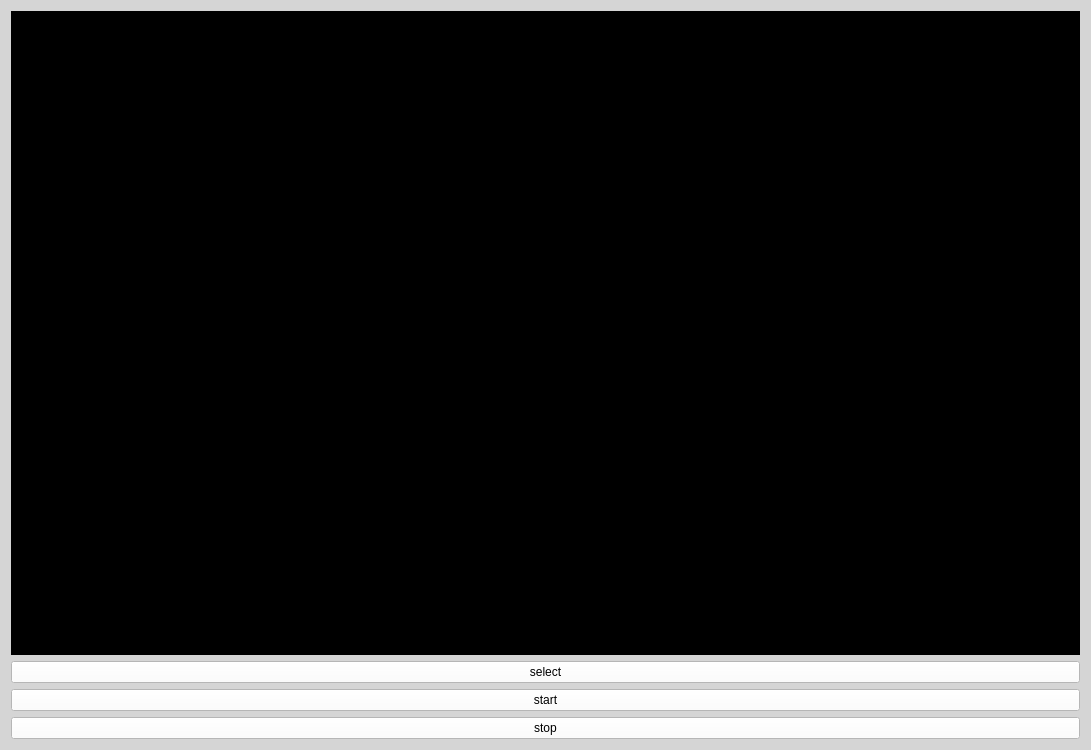
<?xml version="1.0" encoding="UTF-8"?>
<ui version="4.0">
 <class>Form</class>
 <widget class="QWidget" name="Form">
  <property name="geometry">
   <rect>
    <x>0</x>
    <y>0</y>
    <width>1091</width>
    <height>750</height>
   </rect>
  </property>
  <property name="windowTitle">
   <string>Form</string>
  </property>
  <property name="styleSheet">
   <string notr="true">QWidget{
background-color:  rgb(213, 213, 213)}</string>
  </property>
  <layout class="QVBoxLayout" name="verticalLayout">
   <item>
    <widget class="QLabel" name="label_video">
     <property name="styleSheet">
      <string notr="true">QWidget{
background-color:rgb(0, 0, 0)
}</string>
     </property>
     <property name="text">
      <string>video</string>
     </property>
    </widget>
   </item>
   <item>
    <widget class="QPushButton" name="pushButton_select">
     <property name="styleSheet">
      <string notr="true">QWidget{
background-color: rgb(255, 255, 255)} </string>
     </property>
     <property name="text">
      <string>select</string>
     </property>
    </widget>
   </item>
   <item>
    <widget class="QPushButton" name="pushButton_start">
     <property name="styleSheet">
      <string notr="true"> QWidget{
background-color: rgb(255, 255, 255)}</string>
     </property>
     <property name="text">
      <string>start</string>
     </property>
    </widget>
   </item>
   <item>
    <widget class="QPushButton" name="pushButton_stop">
     <property name="styleSheet">
      <string notr="true">QWidget{
background-color: rgb(255, 255, 255)} </string>
     </property>
     <property name="text">
      <string>stop</string>
     </property>
    </widget>
   </item>
  </layout>
 </widget>
 <resources/>
 <connections/>
</ui>
